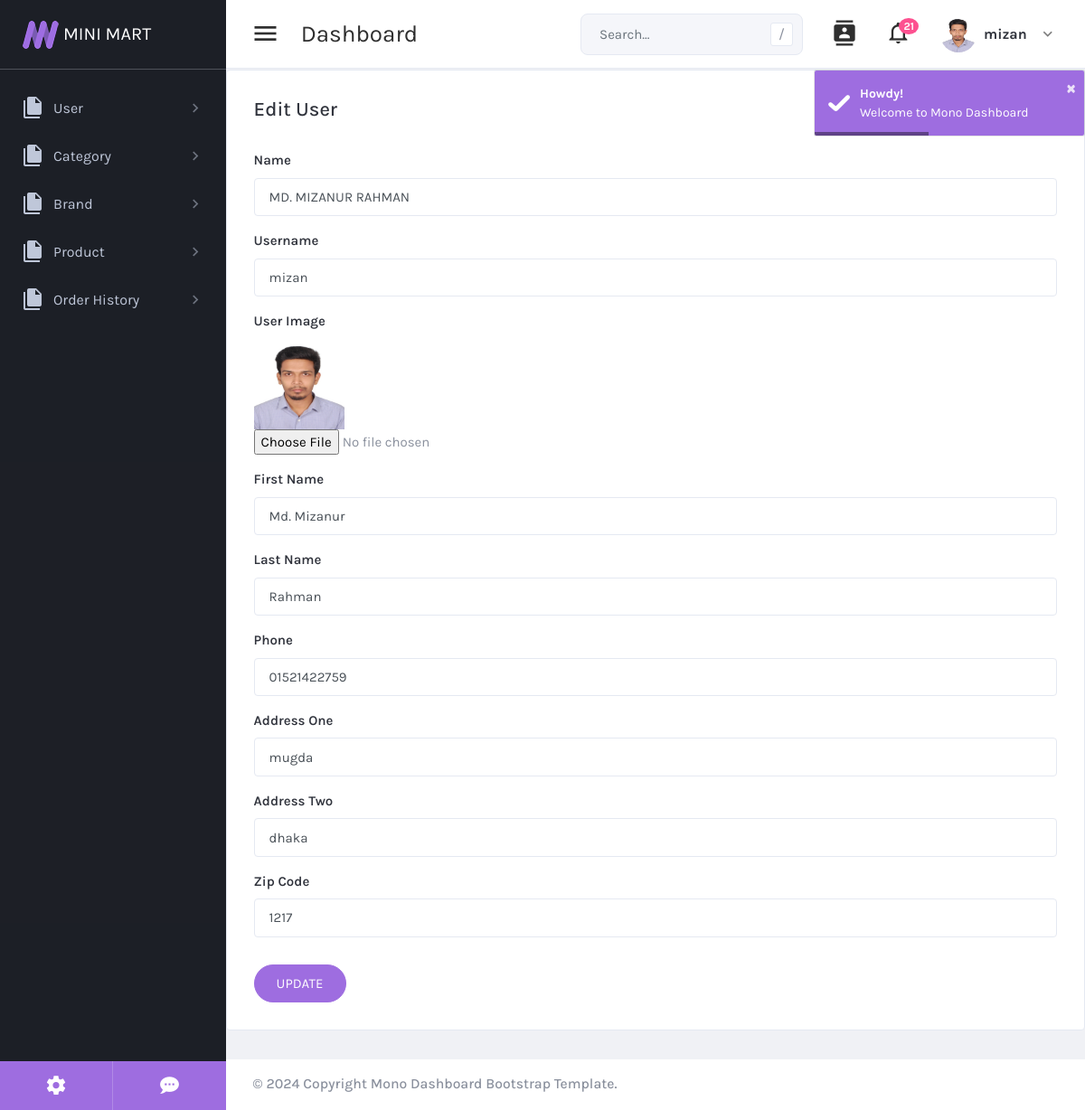
The page /adminPanel/userEdit.php?id=1 (signed in) on the database its author committed.
### tables this page shows
CREATE TABLE `user` (
  `id` int(11) UNSIGNED NOT NULL,
  `name` varchar(300) DEFAULT NULL,
  `username` varchar(300) DEFAULT NULL,
  `image` varchar(300) DEFAULT '',
  `email` varchar(300) DEFAULT NULL,
  `password` varchar(300) DEFAULT NULL,
  `code` int(11) DEFAULT 0,
  `first_name` varchar(150) DEFAULT NULL,
  `last_name` varchar(150) DEFAULT NULL,
  `cell` varchar(22) DEFAULT NULL,
  `address_one` text DEFAULT NULL,
  `address_two` text DEFAULT NULL,
  `country_id` int(11) DEFAULT NULL,
  `city_id` int(11) DEFAULT NULL,
  `state_id` int(11) DEFAULT NULL,
  `zip_code` varchar(20) DEFAULT NULL,
  `user_type` varchar(50) DEFAULT 'customer',
  `status` varchar(30) DEFAULT 'pending',
  `created_at` timestamp NOT NULL DEFAULT current_timestamp(),
  `updated_at` timestamp NOT NULL DEFAULT current_timestamp() ON UPDATE current_timestamp()
);

### adminPanel/userEdit.php (the view, shortened to what this page needs)
<?php
  if(isset($_SESSION['username'])){
    require_once('include/header.php');
    require_once('include/aside.php');
    require_once('include/topbar.php');
    require_once("../db/config.php");
    if(isset($_GET['id'])){
        $id = $_GET['id'];
    }
    $query = "SELECT * FROM user WHERE id = $id;";
    $sql = $conn->query($query);
    $row = $sql->fetch_assoc();
?>
<div class="row">
    <div class="col-xl-12">
        <div class="card card-default">
            <div class="card-header">
                <h2>Edit User</h2>
            </div>
            <div class="card-body">
                <form action="userUpdate.php?id=<?php echo $row['id'] ?>" method="post" enctype="multipart/form-data">
                    <div class="form-group">
                        <label for="exampleFormControlInput2">Name</label>
                        <input type="text" name="name" value="<?php echo $row['name'] ?>" class="form-control" id="exampleFormControlInput2" >
                    </div>
                    <div class="form-group">
                        <label for="exampleFormControlInput2">Username</label>
                        <input type="text" name="username" value="<?php echo $row['username'] ?>" class="form-control" id="exampleFormControlInput2" >
                    </div>
                    <div class="form-group">
                        <label for="exampleFormControlFile1">User Image</label>
                        <div>
                            <img src="<?php echo $row['image'] ?>" alt="image" width="100px" height="100px">
                        </div>
                        <input type="file" name="image" class="form-control-file" id="exampleFormControlFile1">
                    </div>
                    <div class="form-group">
                        <label for="exampleFormControlInput2">First Name</label>
                        <input type="text" name="first_name" value="<?php echo $row['first_name'] ?>" class="form-control" id="exampleFormControlInput2" >
                    </div>
                    <div class="form-group">
                        <label for="exampleFormControlInput2">Last Name</label>
                        <input type="text" name="last_name" value="<?php echo $row['last_name'] ?>" class="form-control" id="exampleFormControlInput2" >
                    </div>
                    <div class="form-group">
                        <label for="exampleFormControlInput2">Phone</label>
                        <input type="text" name="cell" value="<?php echo $row['cell'] ?>" class="form-control" id="exampleFormControlInput2" >
                    </div>
                    <div class="form-group">
                        <label for="exampleFormControlInput2">Address One</label>
                        <input type="text" name="address_one" value="<?php echo $row['address_one'] ?>" class="form-control" id="exampleFormControlInput2" >
                    </div>
                    <div class="form-group">
                        <label for="exampleFormControlInput2">Address Two</label>
                        <input type="text" name="address_two" value="<?php echo $row['address_two'] ?>" class="form-control" id="exampleFormControlInput2" >
                    </div>
                    <div class="form-group">
                        <label for="exampleFormControlInput2">Zip Code</label>
                        <input type="text" name="zip_code" value="<?php echo $row['zip_code'] ?>" class="form-control" id="exampleFormControlInput2" >
                    </div>
                    <div class="form-footer mt-6">
                        <button type="submit" class="btn btn-primary btn-pill">Update</button>
                    </div>
                </form>
            </div>
        </div>
    </div>
</div>
<?php
    require_once('include/footer.php');
  }else{
    $message = 'Sorry please login first';
    header("Location: signin.php?message=".urlencode($message));
}
?>

### rows shown on the page
user: name "MD. MIZANUR RAHMAN", username "mizan", image (picture), first_name "Md. Mizanur", last_name "Rahman", cell "01521422759", address_one "mugda", address_two "dhaka", zip_code "1217"

### other values the page prints
$_SESSION['username'] "mizan"
